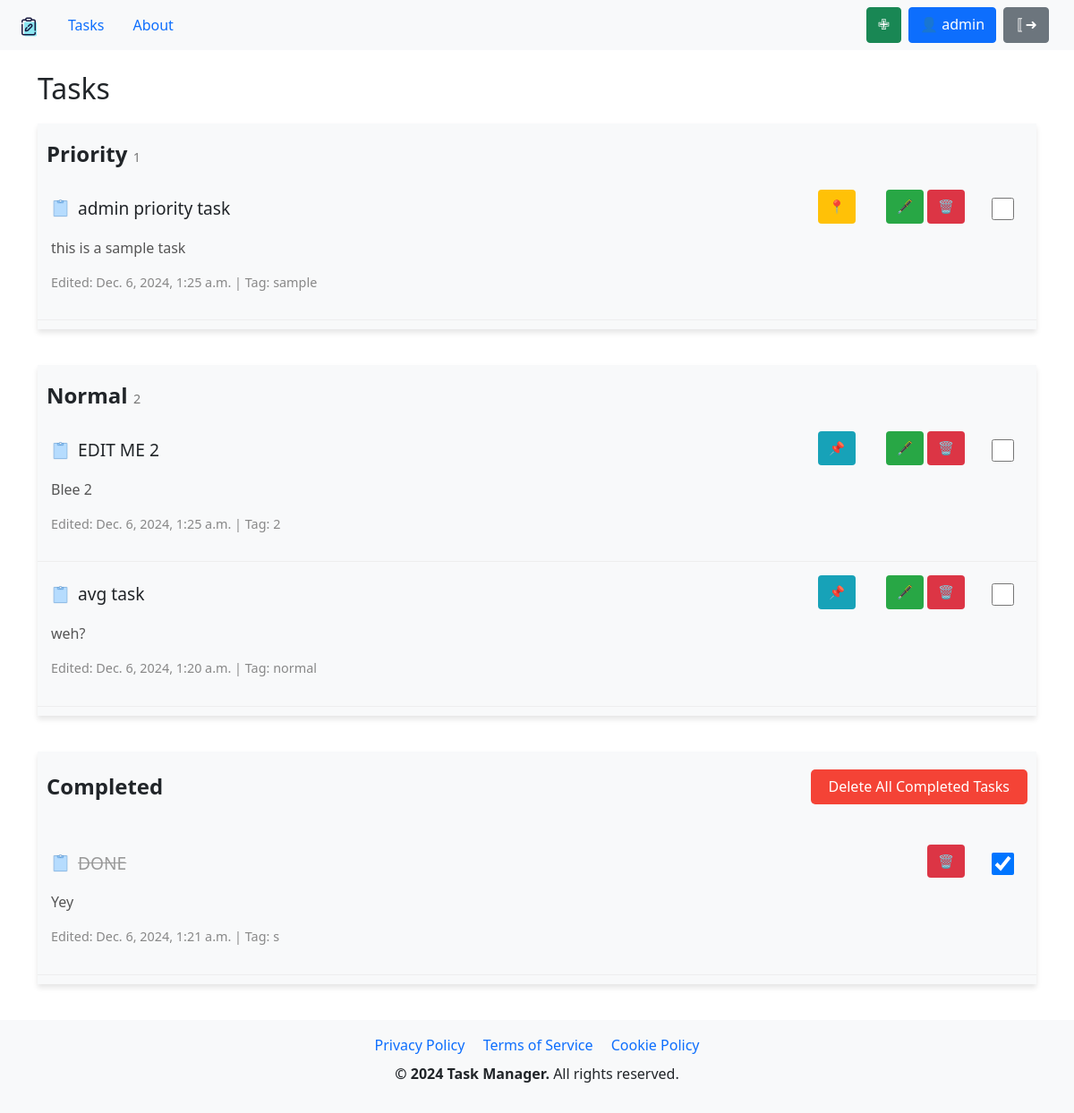
Page /tasks/ (signed in) on the committed database.
### task/models.py (models this page shows, shortened)
class Task(models.Model):
    user = models.ForeignKey(User, on_delete=models.CASCADE)
    title = models.CharField(max_length=255)
    desc = models.TextField(blank=True)
    tag = models.CharField(max_length=50, blank=True)
    is_priority = models.BooleanField(default=False)
    is_done = models.BooleanField(default=False)
    timestamp = models.DateTimeField(auto_now=True)

### task/views.py (the view)
# urls.py: path('tasks/', views.task_list, name='task_list'),
@login_required
def task_list(request):
    priority_tasks = Task.objects.filter(user=request.user, is_priority=True, is_done=False).order_by('-timestamp')
    task_tasks = Task.objects.filter(user=request.user, is_priority=False, is_done=False).order_by('-timestamp')
    completed_tasks = Task.objects.filter(user=request.user, is_done=True).order_by('-timestamp')
    priority_count = priority_tasks.count()
    task_count = task_tasks.count()
    completed_count = completed_tasks.count()
    return render(
        request,
        "task/task_list.html",
        {
            "priority_tasks": priority_tasks,
            "task_tasks": task_tasks,
            "completed_tasks": completed_tasks,
            "priority_count": priority_count,
            "task_count": task_count,
            "completed_count": completed_count,
        },
    )

### task/templates/task/task_list.html (shortened to what this page needs)
{% extends 'base.html' %} {% load static %}
{% block extra_css %}
<link rel="stylesheet" href="{% static 'css/task_list.css' %}">
{% endblock %}
{% block content %}
<h2>Tasks</h2>
<div class="task-category box">
    <h3 class="pinned">Priority <span class="count">{{ priority_count }}</span></h3>
    <ul class="task-list">
        {% for task in priority_tasks %}
        <li class="task-item" data-task-id="{{ task.id }}">
            <div class="task-header">
                <img src="{% static 'images/task_icon.png' %}" alt="file icon" class="task-icon">
                <span class="task-title {% if task.is_done %}completed{% endif %}">{{ task.title }}</span>
                <div class="task-options">
                    <button class="unpin-btn">📍</button>
                    <button class="edit-btn" onclick="window.location.href='{% url 'edit_task' task.id %}'">🖋</button>
                    <button class="delete-btn" onclick="window.location.href='{% url 'delete_task' task.id %}'">🗑</button>
                </div>
                <input type="checkbox" class="task-checkbox" {% if task.is_done %}checked{% endif %}>
            </div>
            <div class="task-details">
                <p class="task-desc">{{ task.desc }}</p>
                <p class="task-meta">Edited: {{ task.timestamp }} | Tag: {{ task.tag }}</p>
            </div>
        </li>
        {% endfor %}
    </ul>
</div>
<div class="task-category box">
    <h3 class="pinned">Normal <span class="count">{{ task_count }}</span></h3>
    <ul class="task-list">
        {% for task in task_tasks %}
        <li class="task-item" data-task-id="{{ task.id }}">
            <div class="task-header">
                <img src="{% static 'images/task_icon.png' %}" alt="file icon" class="task-icon">
                <span class="task-title {% if task.is_done %}completed{% endif %}">{{ task.title }}</span>
                <div class="task-options">
                   <button class="pin-btn">📌</button>
                   <button class="edit-btn" onclick="window.location.href='{% url 'edit_task' task.id %}'">🖋</button>
                   <button class="delete-btn" onclick="window.location.href='{% url 'delete_task' task.id %}'">🗑</button>
                </div>
                <input type="checkbox" class="task-checkbox" {% if task.is_done %}checked{% endif %}>
            </div>
            <div class="task-details">
                <p class="task-desc">{{ task.desc }}</p>
                <p class="task-meta">Edited: {{ task.timestamp }} | Tag: {{ task.tag }}</p>
            </div>
        </li>
        {% endfor %}
    </ul>
</div>
<div class="task-category box">
    <h3 class="pinned" id="c">
        Completed
        <button type="button" id="delete-all-btn" class="btn-delete-completed" style="background-color: #f44336; color: white; padding: 10px 20px; border: none; cursor: pointer;">
            Delete All Completed Tasks
        </button>
    </h3>
    <ul class="task-list">
        {% for task in completed_tasks %}
        <li class="task-item" data-task-id="{{ task.id }}">
            <div class="task-header">
                <img src="{% static 'images/task_icon.png' %}" alt="file icon" class="task-icon">
                <span class="task-title completed">{{ task.title }}</span>
                <div class="task-options">
                    <button class="delete-btn" onclick="window.location.href='{% url 'delete_task' task.id %}'">🗑</button>
                </div>
                <input type="checkbox" class="task-checkbox" checked>
            </div>
            <div class="task-details">
                <p class="task-desc">{{ task.desc }}</p>
                <p class="task-meta">Edited: {{ task.timestamp }} | Tag: {{ task.tag }}</p>
            </div>
        </li>
        {% endfor %}
    </ul>
</div>
{% endblock %}

### task/templates/base.html (shortened to what this page needs)
<!DOCTYPE html>
<html lang="en">
<head>
    {% load static %}
    <link href="https://cdn.jsdelivr.net/npm/bootstrap@5.1.3/dist/css/bootstrap.min.css" rel="stylesheet">
    <link rel="stylesheet" href="{% static 'css/styles.css' %}">
    {% block extra_css %}{% endblock %}
</head>
<body>
    <nav class="navbar navbar-expand-lg navbar-light bg-light sticky-top">
        <div class="container-fluid">
            <div class="d-flex w-100 justify-content-between">
                <div class="d-flex mx-2">
                    <a class="navbar-brand" href="{% url 'home' %}">
                        <img src="{% static 'images/home_icon.png' %}" alt="Home" class="navbar-icon" height="24">
                    </a>
                    <a class="nav-link" href="{% url 'task_list' %}">Tasks</a>
                    <a class="nav-link" href="{% url 'about' %}">About</a>
                </div>
                <div class="d-flex mx-2">
                    {% if user.is_authenticated %}
                        <a href="{% url 'add_task' %}" class="btn btn-success me-2">
                             ✙
                        </a>
                        <a href="{% url 'account' %}" class="btn btn-primary me-2">
                             👤 {{ user.username }}
                        </a>
                        <a href="{% url 'logout' %}" class="btn btn-secondary me-2">
                            〚➜
                        </a>
                    {% else %}
                        <!-- <a href="{% url 'login' %}">Login</a>
                        <a href="{% url 'signup' %}">Sign Up</a> -->
                        <a href="{% url 'signup' %}" class="btn btn-primary me-2">
                            <i class="bi bi-plus"></i> Signup
                        </a>
                    {% endif %}
                </div>
            </div>
        </div>
    </nav>
    <div class="container mt-4">
        {% block content %}{% endblock %}
    </div>
</body>
<footer class="footer bg-light py-3">
    <div class="container text-center">
        <a class="text-decoration-none mx-2" href="{% url 'privacy' %}" class="me-3">Privacy Policy</a>
        <a class="text-decoration-none mx-2" href="{% url 'tos' %}" class="me-3">Terms of Service</a>
        <a class="text-decoration-none mx-2" href="{% url 'cookie' %}" class="me-3">Cookie Policy</a>
        <p class="mt-2"><strong>&copy; 2024 Task Manager.</strong> All rights reserved.</p>
    </div>
</footer>
</html>

### static/css/task_list.css (style rules this page uses)
.task-category { margin-top: 20px; margin-bottom: 40px; }
.pinned { position: sticky; top: 50px; z-index: 10; background-color: #f8f9fa; padding: 10px 0; }
.pinned#c { display: flex; justify-content: space-between; align-items: center; margin-bottom: 20px; }
.box { background-color: #f8f9fa; padding: 10px 0; box-shadow: 0 4px 6px rgba(0, 0, 0, 0.1); }
h3 { font-size: 1.5rem; font-weight: 600; margin: 0 10px; }
.count { font-size: 0.9rem; color: #777; font-weight: normal; }
.task-list { list-style: none; padding: 0; margin: 0; }
.task-item { padding: 15px; border-bottom: 1px solid #eee; display: flex; flex-direction: column; }
.task-header { display: flex; align-items: center; justify-content: space-between; }
.task-icon { width: 20px; height: 20px; margin-right: 10px; }
.task-title { font-size: 1.2rem; font-weight: 500; flex-grow: 1; }
.task-checkbox { width: 25px; height: 25px; margin-right: 10px; cursor: pointer; margin-left: 30px; }
.completed { text-decoration: line-through; color: #999; }
.task-options { position: relative; }
.task-details { margin-top: 10px; }
.task-desc { font-size: 1rem; color: #555; white-space: nowrap; overflow: hidden; text-overflow: ellipsis; width: 100%; }
.task-meta { font-size: 0.9rem; color: #888; }
button { cursor: pointer; background-color: #007bff; color: white; border: none; padding: 8px 12px; border-radius: 4px; font-size: 0.9rem; }
.edit-btn, .delete-btn { background-color: #28a745; margin-bottom: 5px; }
.delete-btn { background-color: #dc3545; }
.unpin-btn { background-color: #ffc107; margin-right: 30px; }
.pin-btn { background-color: #17a2b8; margin-right: 30px; }
.btn-delete-completed { background-color: #f44336; color: white; padding: 10px 20px; border: none; cursor: pointer; border-radius: 5px; font-size: 16px; }

### rows in the picture
Task: title "admin priority task", desc "this is a sample task", timestamp "Dec. 6, 2024, 1:25 a.m.", tag "sample"
Task: title "EDIT ME 2", desc "Blee 2", timestamp "Dec. 6, 2024, 1:25 a.m.", tag "2"
Task: title "avg task", desc "weh?", timestamp "Dec. 6, 2024, 1:20 a.m.", tag "normal"
Task: title "DONE", desc "Yey", timestamp "Dec. 6, 2024, 1:21 a.m.", tag "s"

### other values in the picture
{{ user.username }} "admin"
{{ priority_count }} "1"
{{ task_count }} "2"
